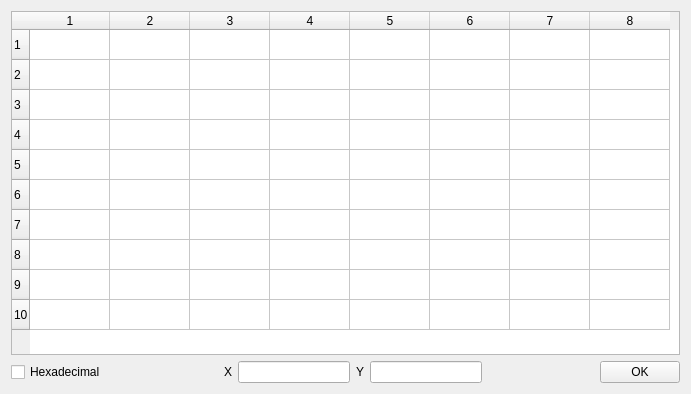
<?xml version="1.0" encoding="UTF-8"?>
<ui version="4.0">
 <class>EdtQtPixelDlg</class>
 <widget class="QDialog" name="EdtQtPixelDlg">
  <property name="geometry">
   <rect>
    <x>0</x>
    <y>0</y>
    <width>691</width>
    <height>394</height>
   </rect>
  </property>
  <property name="windowTitle">
   <string>Pixel data</string>
  </property>
  <layout class="QGridLayout" name="gridLayout">
   <item row="0" column="0">
    <widget class="EdtQtPixelTable" name="tableWidget">
     <property name="rowCount">
      <number>10</number>
     </property>
     <property name="columnCount">
      <number>8</number>
     </property>
     <attribute name="horizontalHeaderDefaultSectionSize">
      <number>80</number>
     </attribute>
     <row/>
     <row/>
     <row/>
     <row/>
     <row/>
     <row/>
     <row/>
     <row/>
     <row/>
     <row/>
     <column/>
     <column/>
     <column/>
     <column/>
     <column/>
     <column/>
     <column/>
     <column/>
    </widget>
   </item>
   <item row="1" column="0">
    <layout class="QHBoxLayout">
     <property name="spacing">
      <number>6</number>
     </property>
     <property name="margin">
      <number>0</number>
     </property>
     <item>
      <widget class="QCheckBox" name="hexCheckBox">
       <property name="text">
        <string>Hexadecimal</string>
       </property>
      </widget>
     </item>
     <item>
      <spacer name="horizontalSpacer_2">
       <property name="orientation">
        <enum>Qt::Horizontal</enum>
       </property>
       <property name="sizeHint" stdset="0">
        <size>
         <width>40</width>
         <height>20</height>
        </size>
       </property>
      </spacer>
     </item>
     <item>
      <widget class="QLabel" name="label">
       <property name="text">
        <string>X</string>
       </property>
      </widget>
     </item>
     <item>
      <widget class="QLineEdit" name="xEdit"/>
     </item>
     <item>
      <widget class="QLabel" name="label_2">
       <property name="text">
        <string>Y</string>
       </property>
      </widget>
     </item>
     <item>
      <widget class="QLineEdit" name="yEdit"/>
     </item>
     <item>
      <spacer name="horizontalSpacer">
       <property name="orientation">
        <enum>Qt::Horizontal</enum>
       </property>
       <property name="sizeHint" stdset="0">
        <size>
         <width>40</width>
         <height>20</height>
        </size>
       </property>
      </spacer>
     </item>
     <item>
      <widget class="QPushButton" name="okButton">
       <property name="text">
        <string>OK</string>
       </property>
       <property name="autoDefault">
        <bool>false</bool>
       </property>
      </widget>
     </item>
    </layout>
   </item>
  </layout>
 </widget>
 <customwidgets>
  <customwidget>
   <class>EdtQtPixelTable</class>
   <extends>QTableWidget</extends>
   <header>EdtQtPixelTable.h</header>
  </customwidget>
 </customwidgets>
 <resources/>
 <connections>
  <connection>
   <sender>okButton</sender>
   <signal>clicked()</signal>
   <receiver>EdtQtPixelDlg</receiver>
   <slot>accept()</slot>
   <hints>
    <hint type="sourcelabel">
     <x>278</x>
     <y>253</y>
    </hint>
    <hint type="destinationlabel">
     <x>96</x>
     <y>254</y>
    </hint>
   </hints>
  </connection>
 </connections>
</ui>
